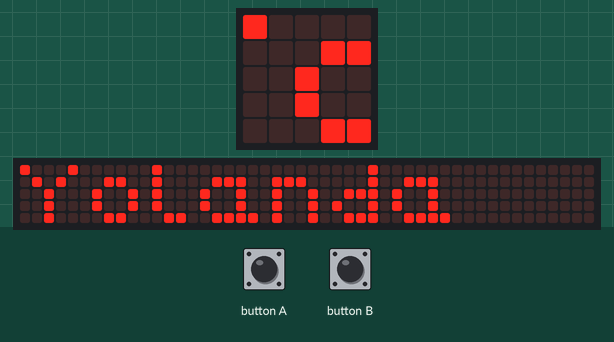
This program was run on a simulated BBC micro:bit running MicroPython. On the bench: the board's 5×5 LED display, a strip that is not on the board, showing the scrolling text unrolled. The inputs (shaded band) are chosen by the test bench. Random numbers come from a fixed seed; the 48×5 strip is a reading aid, not a part: it shows the text the display is scrolling, unrolled, one strip-width of it at a time.

Above: at 1.27 s.
1.3 s: button B pressed for 0.15 s
At 6.8 s:
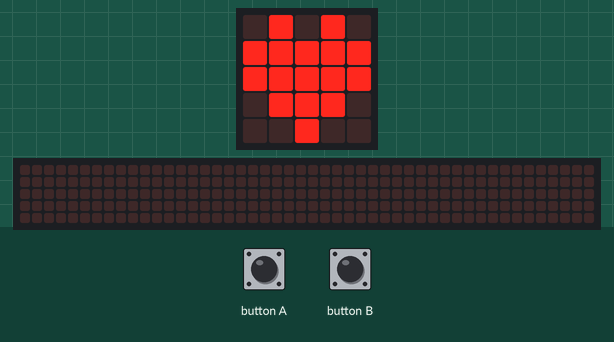
At 10.4 s:
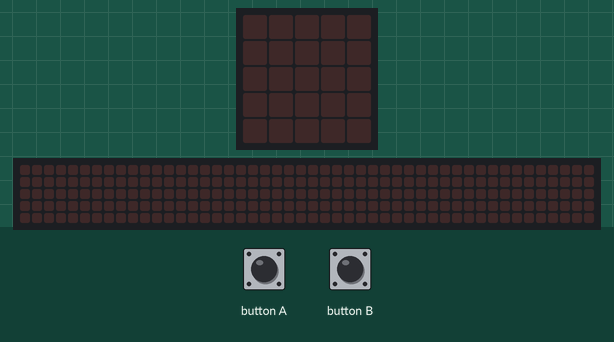
Timing chart, 0 to 11.9 s (numbered marks = the images above; inputs shaded):
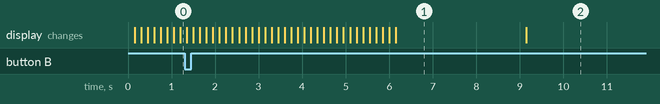

The program:

random_char.py
```python
from microbit import *
import random

names = ["Mary", "Yolanda", "Damien", "Alia", "Kushal", "Mei Xiu", "Zoltan"]

while True:
    # if button_b.is_pressed() にすると、displayしている時のpressが認識されないので
    # get_presses()でpress数を取得している
    # if 0 < button_b.get_presses():
    # それと同じことが was_pressed() で実現できる
    if button_b.was_pressed():
        display.clear()
        break
    elif button_a.was_pressed():
        # randrange: 0以上N未満の整数
        #answer = random.randrange(100) + random.random()
        # randint(1, 6): 1以上6以下の整数
        answer = random.randint(1, 6) + random.random()
        display.scroll(str(answer))
        display.show(Image.HEART)
        sleep(1000)
    else:
        display.scroll(random.choice(names))
        display.show(Image.HEART)
        sleep(3000)
```

Measured:
- what the display in image 1 shows lasts 3.0 s, from 6.2 s to 9.2 s
